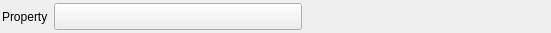
<?xml version="1.0" encoding="UTF-8"?>
<ui version="4.0">
 <class>DataContainerSelectionWidget</class>
 <widget class="QFrame" name="DataContainerSelectionWidget">
  <property name="geometry">
   <rect>
    <x>0</x>
    <y>0</y>
    <width>551</width>
    <height>33</height>
   </rect>
  </property>
  <layout class="QHBoxLayout" name="horizontalLayout">
   <property name="leftMargin">
    <number>2</number>
   </property>
   <property name="topMargin">
    <number>2</number>
   </property>
   <property name="rightMargin">
    <number>2</number>
   </property>
   <property name="bottomMargin">
    <number>2</number>
   </property>
   <item>
    <widget class="QLabel" name="label">
     <property name="text">
      <string>Property</string>
     </property>
    </widget>
   </item>
   <item>
    <widget class="QPushButton" name="m_SelectedDataContainerPath">
     <property name="sizePolicy">
      <sizepolicy hsizetype="Expanding" vsizetype="Fixed">
       <horstretch>0</horstretch>
       <verstretch>0</verstretch>
      </sizepolicy>
     </property>
     <property name="maximumSize">
      <size>
       <width>16777215</width>
       <height>16777215</height>
      </size>
     </property>
     <property name="font">
      <font>
       <pointsize>12</pointsize>
      </font>
     </property>
     <property name="text">
      <string notr="true"/>
     </property>
     <property name="iconSize">
      <size>
       <width>2</width>
       <height>2</height>
      </size>
     </property>
     <property name="shortcut">
      <string>Ctrl+S</string>
     </property>
     <property name="flat">
      <bool>false</bool>
     </property>
    </widget>
   </item>
   <item>
    <spacer name="horizontalSpacer">
     <property name="orientation">
      <enum>Qt::Horizontal</enum>
     </property>
     <property name="sizeHint" stdset="0">
      <size>
       <width>40</width>
       <height>20</height>
      </size>
     </property>
    </spacer>
   </item>
  </layout>
 </widget>
 <resources/>
 <connections/>
</ui>
